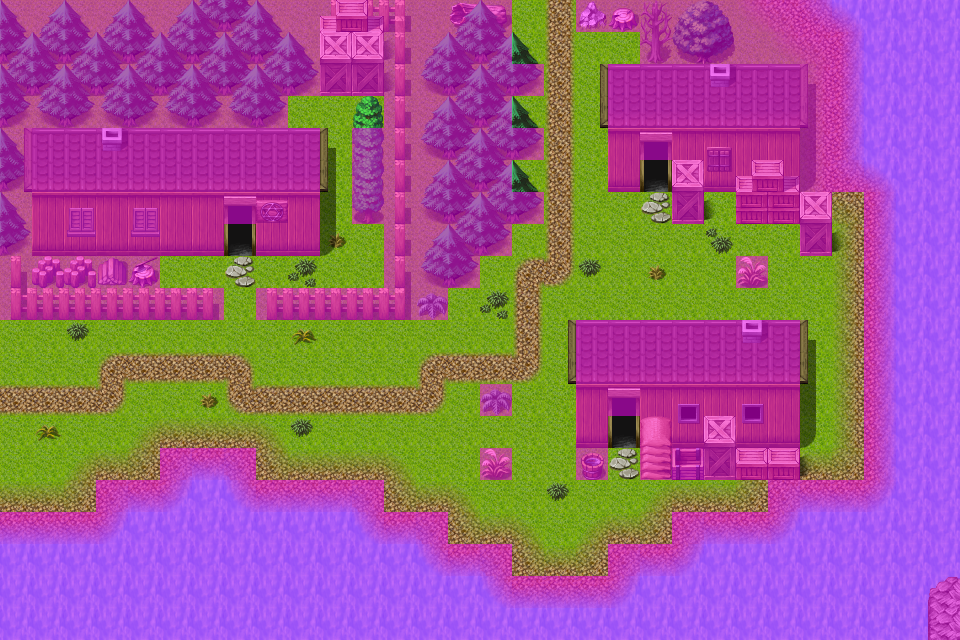

A level layout from a 2D game, rendered from its tile map. Below: a short description, then the map file with tile-grid data replaced by summaries:
An orthogonal 30x20 tile map with 32x32 px tiles, 4 tile layers (Ground, Objects, Above, Walkable), 40 tilesets and 7 objects (5x mapchange, 2x spawn).

<map version="1.0" orientation="orthogonal" width="30" height="20" tilewidth="32" tileheight="32">
 <properties>
  <property name="outside" value="1" />
 </properties>
 <tileset firstgid="1" name="map_bed_1" tilewidth="32" tileheight="32">
  <image source="../drawable/map_bed_1.png" width="512" height="256" />
 </tileset>
 <tileset firstgid="129" name="map_border_1" tilewidth="32" tileheight="32">
  <image source="../drawable/map_border_1.png" width="512" height="256" />
 </tileset>
 <tileset firstgid="257" name="map_bridge_1" tilewidth="32" tileheight="32">
  <image source="../drawable/map_bridge_1.png" width="512" height="256" />
 </tileset>
 <tileset firstgid="385" name="map_broken_1" tilewidth="32" tileheight="32">
  <image source="../drawable/map_broken_1.png" width="512" height="256" />
 </tileset>
 <tileset firstgid="513" name="map_cavewall_1" tilewidth="32" tileheight="32">
  <image source="../drawable/map_cavewall_1.png" width="576" height="192" />
 </tileset>
 <tileset firstgid="621" name="map_cavewall_2" tilewidth="32" tileheight="32">
  <image source="../drawable/map_cavewall_2.png" width="576" height="192" />
 </tileset>
 <tileset firstgid="729" name="map_cavewall_3" tilewidth="32" tileheight="32">
  <image source="../drawable/map_cavewall_3.png" width="576" height="192" />
 </tileset>
 <tileset firstgid="837" name="map_chair_table_1" tilewidth="32" tileheight="32">
  <image source="../drawable/map_chair_table_1.png" width="512" height="256" />
 </tileset>
 <tileset firstgid="965" name="map_crate_1" tilewidth="32" tileheight="32">
  <image source="../drawable/map_crate_1.png" width="512" height="256" />
 </tileset>
 <tileset firstgid="1093" name="map_cupboard_1" tilewidth="32" tileheight="32">
  <image source="../drawable/map_cupboard_1.png" width="512" height="256" />
 </tileset>
 <tileset firstgid="1221" name="map_curtain_1" tilewidth="32" tileheight="32">
  <image source="../drawable/map_curtain_1.png" width="512" height="256" />
 </tileset>
 <tileset firstgid="1349" name="map_entrance_1" tilewidth="32" tileheight="32">
  <image source="../drawable/map_entrance_1.png" width="512" height="256" />
 </tileset>
 <tileset firstgid="1477" name="map_fence_1" tilewidth="32" tileheight="32">
  <image source="../drawable/map_fence_1.png" width="512" height="256" />
 </tileset>
 <tileset firstgid="1605" name="map_fence_2" tilewidth="32" tileheight="32">
  <image source="../drawable/map_fence_2.png" width="512" height="256" />
 </tileset>
 <tileset firstgid="1733" name="map_ground_1" tilewidth="32" tileheight="32">
  <image source="../drawable/map_ground_1.png" width="512" height="256" />
 </tileset>
 <tileset firstgid="1861" name="map_ground_2" tilewidth="32" tileheight="32">
  <image source="../drawable/map_ground_2.png" width="512" height="256" />
 </tileset>
 <tileset firstgid="1989" name="map_ground_3" tilewidth="32" tileheight="32">
  <image source="../drawable/map_ground_3.png" width="512" height="256" />
 </tileset>
 <tileset firstgid="2117" name="map_ground_4" tilewidth="32" tileheight="32">
  <image source="../drawable/map_ground_4.png" width="512" height="256" />
 </tileset>
 <tileset firstgid="2245" name="map_ground_5" tilewidth="32" tileheight="32">
  <image source="../drawable/map_ground_5.png" width="512" height="256" />
 </tileset>
 <tileset firstgid="2373" name="map_ground_6" tilewidth="32" tileheight="32">
  <image source="../drawable/map_ground_6.png" width="512" height="256" />
 </tileset>
 <tileset firstgid="2501" name="map_ground_7" tilewidth="32" tileheight="32">
  <image source="../drawable/map_ground_7.png" width="512" height="256" />
 </tileset>
 <tileset firstgid="2629" name="map_ground_8" tilewidth="32" tileheight="32">
  <image source="../drawable/map_ground_8.png" width="512" height="256" />
 </tileset>
 <tileset firstgid="2757" name="map_indoor_1" tilewidth="32" tileheight="32">
  <image source="../drawable/map_indoor_1.png" width="512" height="256" />
 </tileset>
 <tileset firstgid="2885" name="map_kitchen_1" tilewidth="32" tileheight="32">
  <image source="../drawable/map_kitchen_1.png" width="512" height="256" />
 </tileset>
 <tileset firstgid="3013" name="map_outdoor_1" tilewidth="32" tileheight="32">
  <image source="../drawable/map_outdoor_1.png" width="512" height="256" />
 </tileset>
 <tileset firstgid="3141" name="map_pillar_1" tilewidth="32" tileheight="32">
  <image source="../drawable/map_pillar_1.png" width="512" height="256" />
 </tileset>
 <tileset firstgid="3269" name="map_plant_1" tilewidth="32" tileheight="32">
  <image source="../drawable/map_plant_1.png" width="512" height="256" />
 </tileset>
 <tileset firstgid="3397" name="map_rock_1" tilewidth="32" tileheight="32">
  <image source="../drawable/map_rock_1.png" width="512" height="256" />
 </tileset>
 <tileset firstgid="3525" name="map_roof_1" tilewidth="32" tileheight="32">
  <image source="../drawable/map_roof_1.png" width="512" height="256" />
 </tileset>
 <tileset firstgid="3653" name="map_roof_2" tilewidth="32" tileheight="32">
  <image source="../drawable/map_roof_2.png" width="512" height="256" />
 </tileset>
 <tileset firstgid="3781" name="map_shop_1" tilewidth="32" tileheight="32">
  <image source="../drawable/map_shop_1.png" width="512" height="256" />
 </tileset>
 <tileset firstgid="3909" name="map_sign_ladder_1" tilewidth="32" tileheight="32">
  <image source="../drawable/map_sign_ladder_1.png" width="512" height="256" />
 </tileset>
 <tileset firstgid="4037" name="map_table_1" tilewidth="32" tileheight="32">
  <image source="../drawable/map_table_1.png" width="512" height="256" />
 </tileset>
 <tileset firstgid="4165" name="map_trail_1" tilewidth="32" tileheight="32">
  <image source="../drawable/map_trail_1.png" width="512" height="256" />
 </tileset>
 <tileset firstgid="4293" name="map_tree_1" tilewidth="32" tileheight="32">
  <image source="../drawable/map_tree_1.png" width="512" height="256" />
 </tileset>
 <tileset firstgid="4421" name="map_wall_1" tilewidth="32" tileheight="32">
  <image source="../drawable/map_wall_1.png" width="512" height="256" />
 </tileset>
 <tileset firstgid="4549" name="map_wall_2" tilewidth="32" tileheight="32">
  <image source="../drawable/map_wall_2.png" width="480" height="256" />
 </tileset>
 <tileset firstgid="4669" name="map_wall_3" tilewidth="32" tileheight="32">
  <image source="../drawable/map_wall_3.png" width="480" height="256" />
 </tileset>
 <tileset firstgid="4789" name="map_window_1" tilewidth="32" tileheight="32">
  <image source="../drawable/map_window_1.png" width="512" height="256" />
 </tileset>
 <tileset firstgid="4917" name="map_window_2" tilewidth="32" tileheight="32">
  <image source="../drawable/map_window_2.png" width="512" height="256" />
 </tileset>
 <layer name="Ground" width="30" height="20">
  <data>[600 cells, 600 non-empty, 13 distinct tile ids]</data>
 </layer>
 <layer name="Objects" width="30" height="20">
  <data>[600 cells, 287 non-empty, 70 distinct tile ids]</data>
 </layer>
 <layer name="Above" width="30" height="20">
  <data>[600 cells, 31 non-empty, 12 distinct tile ids]</data>
 </layer>
 <layer name="Walkable" width="30" height="20">
  <data>[600 cells, 404 non-empty, 1 distinct tile ids]</data>
 </layer>
 <objectgroup name="Mapevents" width="30" height="20">
  <object name="north" type="mapchange" x="512" y="0" width="64" height="32">
   <properties>
    <property name="map" value="remgard1" />
    <property name="place" value="south" />
   </properties>
  </object>
  </objectgroup>
 <objectgroup name="Spawn" width="30" height="20">
  <!-- 2 objects omitted --></objectgroup>
 <objectgroup name="Keys" width="30" height="20" />
</map>
<!-- 6 of 7 objects omitted -->
